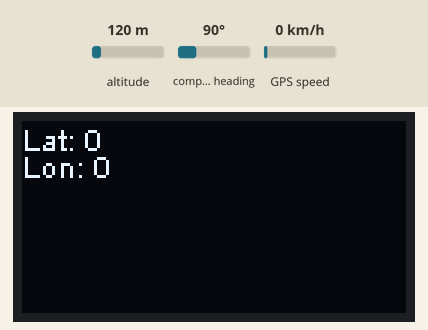
Simulated run of this sketch. Board: ESP8266 (NodeMCU). Parts: 128×64 one-colour display. The inputs (shaded band) are chosen by the test bench; at power-on: altitude 120 m, compass heading 90°, GPS speed 0 km/h. The GPS gets a fix after 3 s at 37.7749, -122.4194 with 8 satellites.

Above: at 0.1 s.
At 0.8 s:
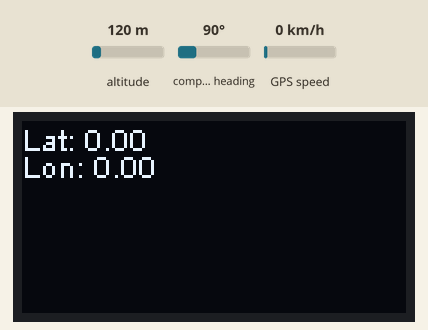
At 3.5 s:
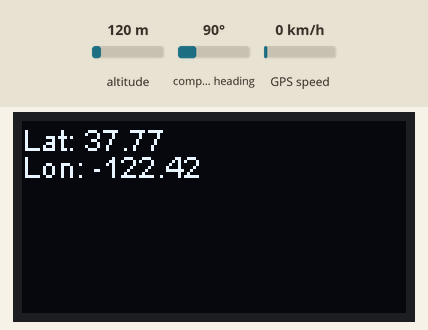

The sketch:

OledNodeMcuGPS.ino
```cpp
#include "SSD1306.h"
#include <SoftwareSerial.h>
#include <TimeLib.h>
#include <TinyGPS++.h>


SSD1306  display(0x3c, 5, 4); // Pin D1 = 5 / Pin D2 = 4

//Pinagem TX para pino D3 e RX para o pino D4
static const int TXPin = 0, RXPin = 2;

//Instancia do TinyGPS++
TinyGPSPlus gps;

//Conexão serial do modulo GPS
SoftwareSerial Serial_GPS(TXPin, RXPin);

String lat = "0";
String lon = "0";

void setup() {

  Serial.begin(115200);
  Serial_GPS.begin(9600);
  display.init();
  display.flipScreenVertically();

  display.clear();
  drawDistance();
  display.display();
}

void loop() {

   drawDistance();
   display.display();

}

void drawDistance() {

    if (Serial_GPS.available() > 0){
      if (gps.encode(Serial_GPS.read())){

        lat = gps.location.lat(); //latitude
        lon = gps.location.lng(); //longitude
      }
    }


    display.clear();
    display.setTextAlignment(TEXT_ALIGN_LEFT);
    display.setFont(ArialMT_Plain_10);
    display.drawString(0, 0, "Lat: "+lat);
    display.drawString(0, 9, "Lon: "+lon);

}
```

Measured:
- what the display in image 1 shows lasts 2.8 s, from 0.7 s to 3.5 s
